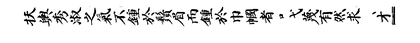
%> input picture paper/images/method/trimmed.png, 420 x 43 px, shrunk from 1645 x 169 before the run
$ octave --eval "result = seg_concomp(imread('../../paper/images/method/trimmed.png'));"   (GNU Octave 9; MATLAB toolbox functions it lacks are replaced by stand-ins)
%> lines starting %> are read from the running program, lines starting %| are printed output that depends on the picture
### implementation/segmentation/seg_merge_groups.m
function [components ] = seg_merge_groups( components, A)

overlap_threshold = 0.4;
%the percentage of overlap between components for them to be merged

imageDims = size(A);

for i = 1:length(components)
    if isempty(components{i})
        continue;
    end
    pixelInds = components{i};
    [~,minCol] = ind2sub(imageDims,min(pixelInds));
    [~,maxCol] = ind2sub(imageDims,max(pixelInds));
    width1 = abs(minCol - maxCol);
    for j = 1:length(components)
        if i == j || isempty(components{j})
            continue;
        end

        pixelInds2 = components{j};
        [~,minCol2] = ind2sub(imageDims,min(pixelInds2));
        [~,maxCol2] = ind2sub(imageDims,max(pixelInds2));
        width2 = abs(minCol2 - maxCol2);

        if minCol2 > maxCol || maxCol2 < minCol
            %These components are not overlapping
            continue;
        end

        nonOverlap = abs(minCol - minCol2) + abs(maxCol - maxCol2);
        totalLength = abs(min([minCol,minCol2]) - max([maxCol, maxCol2]));
        overlap = totalLength - nonOverlap;
        overlapPercentage = overlap / width2;
        if overlapPercentage >= overlap_threshold
            components{i} = [components{i};components{j}];
            components{j} = [];
            width1 = totalLength;
            minCol = min([minCol,minCol2]);
            maxCol = max([maxCol, maxCol2]);
        end

    end

end
components = components(~cellfun(@isempty, components));
end

### implementation/segmentation/seg_concomp.m
function [ merged ] = seg_concomp( A )
    se = strel('disk',3);

    closed = imclose(imcomplement(A),se);
    %CC = bwconncomp(closed);

    CC = bwconncomp(imcomplement(A));

    merged = seg_merge_groups(CC.PixelIdxList, A);

end
%> in seg_concomp, `closed = imclose(imcomplement(A),se);`:
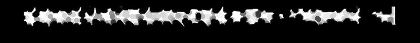
%> closed: size 43x420x3 uint8; min 0, max 255, mean 38.2
%> in seg_concomp, `CC = bwconncomp(imcomplement(A));`: CC = 49 connected components
%> the loop in seg_merge_groups, `for i = 1:length(components)` made 49 passes
%> after the loop in seg_merge_groups, `for i = 1:length(components)`: components = 49 items
%> in seg_merge_groups, `components = components(~cellfun(@isempty, components));`: components = 1 item
